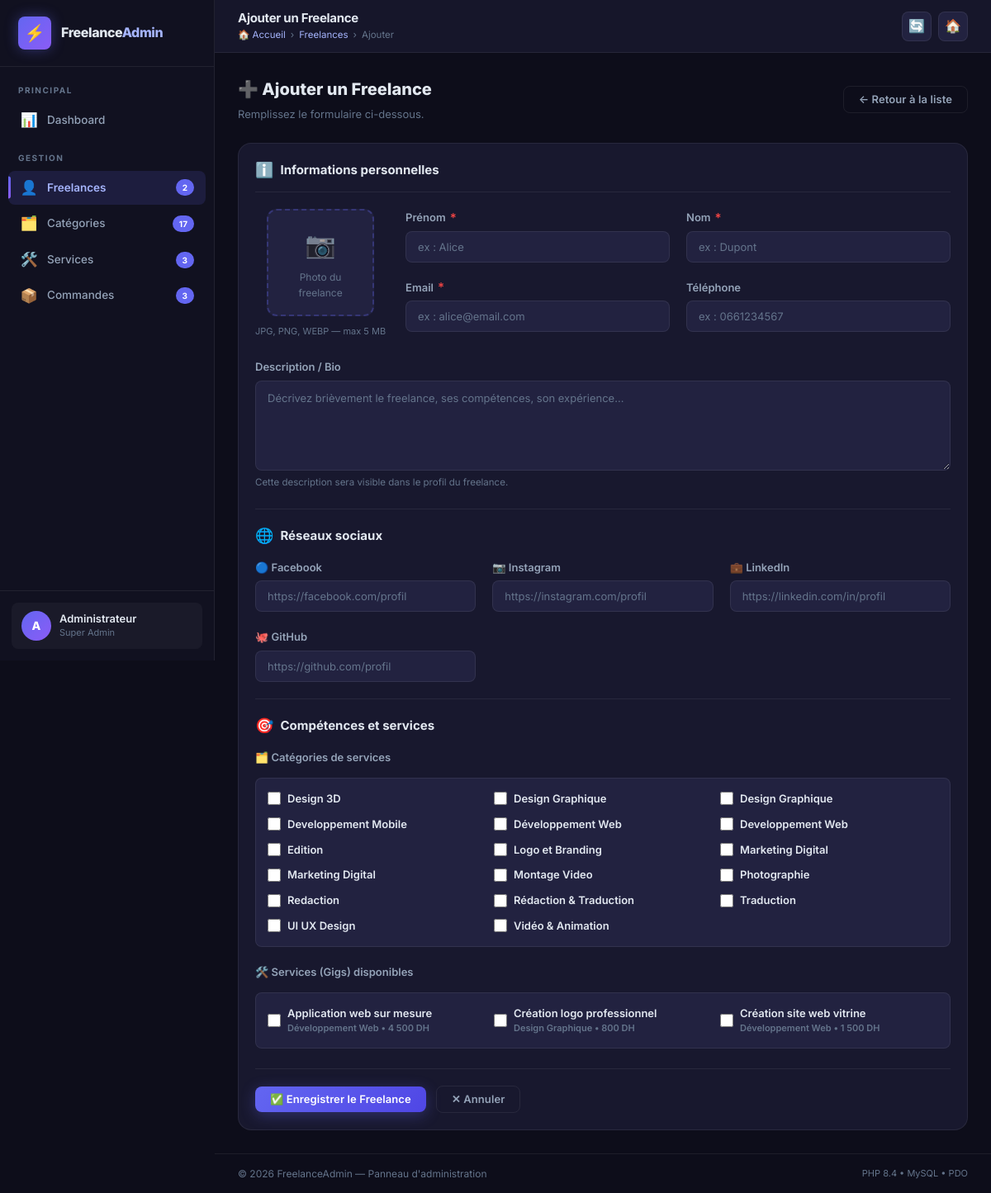
Page /réalisastion/admin/freelances/ajouter.php on the committed database.
### tables this page shows
CREATE TABLE service (
    id_service INT AUTO_INCREMENT PRIMARY KEY,
    titre VARCHAR(150) NOT NULL,
    description TEXT NOT NULL,
    prix DECIMAL(10,2) NOT NULL,
    image_service VARCHAR(255),
    id_freelance INT NOT NULL,
    id_categorie INT NOT NULL,

    CONSTRAINT fk_service_freelance
        FOREIGN KEY (id_freelance)
        REFERENCES freelance(id_freelance)
        ON DELETE CASCADE
        ON UPDATE CASCADE,

    CONSTRAINT fk_service_categorie
        FOREIGN KEY (id_categorie)
        REFERENCES categorie_service(id_categorie)
        ON DELETE RESTRICT
        ON UPDATE CASCADE
);

CREATE TABLE categorie_service (
    id_categorie INT AUTO_INCREMENT PRIMARY KEY,
    nom VARCHAR(100) NOT NULL,
    description TEXT
);

### réalisastion/admin/freelances/ajouter.php (the view, shortened to what this page needs)
<?php
$pageTitle  = 'Ajouter un Freelance';
$activePage = 'freelances';
$breadcrumb = [
    ['label' => 'Freelances', 'url' => BASE_URL . '/admin/freelances/index.php'],
    ['label' => 'Ajouter']
];
$pdo    = getDB();
$old    = [];
$allCategories = $pdo->query("SELECT * FROM categorie_service ORDER BY nom ASC")->fetchAll();
$allServices   = $pdo->query("SELECT s.*, c.nom AS nom_categorie FROM service s LEFT JOIN categorie_service c ON s.id_categorie = c.id_categorie ORDER BY s.titre ASC")->fetchAll();
$selectedCategories = array_map('intval', $_POST['categories'] ?? []);
$selectedServices   = array_map('intval', $_POST['services']   ?? []);
require_once __DIR__ . '/../../includes/header.php';
?>
<div style="display:flex;align-items:center;justify-content:space-between;margin-bottom:24px;">
    <div>
        <h1 style="font-size:20px;font-weight:800;margin-bottom:4px;">➕ Ajouter un Freelance</h1>
        <p style="color:var(--text-muted);font-size:13px;">Remplissez le formulaire ci-dessous.</p>
    </div>
    <a href="<?= BASE_URL ?>/admin/freelances/index.php" class="btn btn-outline">← Retour à la liste</a>
</div>
<form method="POST" enctype="multipart/form-data" novalidate id="form-ajouter-freelance">
<div class="card">
    <div class="card-header">
        <h2 class="card-title"><span class="card-icon">ℹ️</span> Informations personnelles</h2>
    </div>
    <div style="display:flex;gap:24px;align-items:flex-start;margin-bottom:24px;flex-wrap:wrap;">
        <div style="display:flex;flex-direction:column;align-items:center;gap:10px;">
            <div class="image-preview-box" id="preview-image"
                 onclick="document.getElementById('image').click()"
                 title="Cliquez pour choisir une photo">
                <div class="preview-placeholder">
                    <span class="preview-icon">📷</span>
                    Photo du<br>freelance
                </div>
            </div>
            <span style="font-size:11px;color:var(--text-muted);">JPG, PNG, WEBP — max 5 MB</span>
        </div>
        <div class="form-grid" style="flex:1;">
            <div class="form-group">
                <label for="prenom">Prénom <span class="required">*</span></label>
                <input type="text" name="prenom" id="prenom"
                       placeholder="ex : Alice"
                       value="<?= htmlspecialchars($old['prenom'] ?? '') ?>"
                       required>
            </div>
            <div class="form-group">
                <label for="nom">Nom <span class="required">*</span></label>
                <input type="text" name="nom" id="nom"
                       placeholder="ex : Dupont"
                       value="<?= htmlspecialchars($old['nom'] ?? '') ?>"
                       required>
            </div>
            <div class="form-group">
                <label for="email">Email <span class="required">*</span></label>
                <input type="email" name="email" id="email"
                       placeholder="ex : alice@email.com"
                       value="<?= htmlspecialchars($old['email'] ?? '') ?>"
                       required>
            </div>
            <div class="form-group">
                <label for="telephone">Téléphone</label>
                <input type="tel" name="telephone" id="telephone"
                       placeholder="ex : 0661234567"
                       value="<?= htmlspecialchars($old['telephone'] ?? '') ?>">
            </div>
        </div>
    </div>
    <div class="form-group" style="margin-bottom:24px;">
        <label for="description">Description / Bio</label>
        <textarea name="description" id="description"
                  placeholder="Décrivez brièvement le freelance, ses compétences, son expérience..."
                  rows="4"><?= htmlspecialchars($old['description'] ?? '') ?></textarea>
        <span class="form-hint">Cette description sera visible dans le profil du freelance.</span>
    </div>
    <div class="divider"></div>
    <div class="card-header" style="border:none;padding-bottom:0;margin-bottom:16px;">
        <h2 class="card-title"><span class="card-icon">🌐</span> Réseaux sociaux</h2>
    </div>
    <div class="form-grid">
        <div class="form-group">
            <label for="facebook">🔵 Facebook</label>
            <input type="url" name="facebook" id="facebook"
                   placeholder="https://facebook.com/profil"
                   value="<?= htmlspecialchars($old['facebook'] ?? '') ?>">
        </div>
        <div class="form-group">
            <label for="instagram">📷 Instagram</label>
            <input type="url" name="instagram" id="instagram"
                   placeholder="https://instagram.com/profil"
                   value="<?= htmlspecialchars($old['instagram'] ?? '') ?>">
        </div>
        <div class="form-group">
            <label for="linkedin">💼 LinkedIn</label>
            <input type="url" name="linkedin" id="linkedin"
                   placeholder="https://linkedin.com/in/profil"
                   value="<?= htmlspecialchars($old['linkedin'] ?? '') ?>">
        </div>
        <div class="form-group">
            <label for="github">🐙 GitHub</label>
            <input type="url" name="github" id="github"
                   placeholder="https://github.com/profil"
                   value="<?= htmlspecialchars($old['github'] ?? '') ?>">
        </div>
    </div>
    <div class="divider"></div>
    <div class="card-header" style="border:none;padding-bottom:0;margin-bottom:16px;">
        <h2 class="card-title"><span class="card-icon">🎯</span> Compétences et services</h2>
    </div>
    <div class="form-group" style="margin-bottom:20px;">
        <label style="font-weight:600;margin-bottom:8px;display:block;">🗂️ Catégories de services</label>
        <?php if (empty($allCategories)): ?>
            <p style="font-size:12px;color:var(--text-muted);">Aucune catégorie enregistrée.</p>
        <?php else: ?>
            <div style="display:grid;grid-template-columns:repeat(auto-fill, minmax(220px, 1fr));gap:10px;background:var(--bg-input);padding:14px;border-radius:8px;border:1px solid var(--border);">
                <?php foreach ($allCategories as $cat): ?>
                <?php $checked = in_array((int)$cat['id_categorie'], $selectedCategories, true) ? 'checked' : ''; ?>
                <label style="display:flex;align-items:center;gap:8px;font-size:13px;cursor:pointer;color:var(--text-primary);">
                    <input type="checkbox" name="categories[]" value="<?= $cat['id_categorie'] ?>" <?= $checked ?>>
                    <span><?= htmlspecialchars($cat['nom']) ?></span>
                </label>
                <?php endforeach; ?>
            </div>
        <?php endif; ?>
    </div>
    <div class="form-group" style="margin-bottom:24px;">
        <label style="font-weight:600;margin-bottom:8px;display:block;">🛠️ Services (Gigs) disponibles</label>
        <?php if (empty($allServices)): ?>
            <p style="font-size:12px;color:var(--text-muted);">Aucun service disponible.</p>
        <?php else: ?>
            <div style="display:grid;grid-template-columns:repeat(auto-fill, minmax(260px, 1fr));gap:10px;background:var(--bg-input);padding:14px;border-radius:8px;border:1px solid var(--border);">
                <?php foreach ($allServices as $srv): ?>
                <?php $checked = in_array((int)$srv['id_service'], $selectedServices, true) ? 'checked' : ''; ?>
                <label style="display:flex;align-items:center;gap:8px;font-size:13px;cursor:pointer;color:var(--text-primary);">
                    <input type="checkbox" name="services[]" value="<?= $srv['id_service'] ?>" <?= $checked ?>>
                    <div style="min-width:0;flex:1;">
                        <div style="font-weight:600;white-space:nowrap;overflow:hidden;text-overflow:ellipsis;">
                            <?= htmlspecialchars($srv['titre']) ?>
                        </div>
                        <div style="font-size:11px;color:var(--text-muted);">
                            <?= htmlspecialchars($srv['nom_categorie'] ?? 'Général') ?> &bull; <?= number_format((float)$srv['prix'], 0, ',', ' ') ?> DH
                        </div>
                    </div>
                </label>
                <?php endforeach; ?>
            </div>
        <?php endif; ?>
    </div>
    <div class="form-actions">
        <button type="submit" class="btn btn-primary" id="btn-submit-freelance">
            ✅ Enregistrer le Freelance
        </button>
        <a href="<?= BASE_URL ?>/admin/freelances/index.php" class="btn btn-outline">
            ✕ Annuler
        </a>
    </div>
</div>
</form>
<?php require_once __DIR__ . '/../../includes/footer.php'; ?>

### réalisastion/includes/header.php (shortened to what this page needs)
<?php
$pageTitle  = $pageTitle  ?? 'Admin Panel';
$activePage = $activePage ?? 'dashboard';
$breadcrumb = $breadcrumb ?? [];
$pdo   = getDB();
$stats = ['freelances' => 0, 'categories' => 0, 'services' => 0, 'commandes' => 0];
try {
    $stats['freelances']  = (int)$pdo->query("SELECT COUNT(*) FROM freelance")->fetchColumn();
    $stats['categories']  = (int)$pdo->query("SELECT COUNT(*) FROM categorie_service")->fetchColumn();
    $stats['services']    = (int)$pdo->query("SELECT COUNT(*) FROM service")->fetchColumn();
    $stats['commandes']   = (int)$pdo->query("SELECT COUNT(*) FROM commande")->fetchColumn();
} catch (PDOException $e) {
}
$B = BASE_URL;
?>
<!DOCTYPE html>
<html lang="fr">
<head>
    <link rel="stylesheet" href="<?= $B ?>/assets/css/admin.css">
</head>
<body>
<div class="admin-layout">
    <aside class="sidebar" id="sidebar">
        <a href="<?= $B ?>/admin/index.php" class="sidebar-logo">
            <div class="logo-icon">⚡</div>
            <div class="logo-text">Freelance<span>Admin</span></div>
        </a>
        <nav class="sidebar-nav">
            <span class="nav-label">Principal</span>
            <a href="<?= $B ?>/admin/index.php"
               class="nav-link <?= $activePage === 'dashboard' ? 'active' : '' ?>"
               id="nav-dashboard">
                <span class="nav-icon">📊</span>
                <span>Dashboard</span>
            </a>
            <span class="nav-label">Gestion</span>
            <a href="<?= $B ?>/admin/freelances/index.php"
               class="nav-link <?= $activePage === 'freelances' ? 'active' : '' ?>"
               id="nav-freelances">
                <span class="nav-icon">👤</span>
                <span>Freelances</span>
                <?php if ($stats['freelances'] > 0): ?>
                <span class="nav-badge"><?= $stats['freelances'] ?></span>
                <?php endif; ?>
            </a>
            <a href="<?= $B ?>/admin/categories/index.php"
               class="nav-link <?= $activePage === 'categories' ? 'active' : '' ?>"
               id="nav-categories">
                <span class="nav-icon">🗂️</span>
                <span>Catégories</span>
                <?php if ($stats['categories'] > 0): ?>
                <span class="nav-badge"><?= $stats['categories'] ?></span>
                <?php endif; ?>
            </a>
            <a href="<?= $B ?>/admin/services/index.php"
               class="nav-link <?= $activePage === 'services' ? 'active' : '' ?>"
               id="nav-services">
                <span class="nav-icon">🛠️</span>
                <span>Services</span>
                <?php if ($stats['services'] > 0): ?>
                <span class="nav-badge"><?= $stats['services'] ?></span>
                <?php endif; ?>
            </a>
            <a href="<?= $B ?>/admin/commandes/index.php"
               class="nav-link <?= $activePage === 'commandes' ? 'active' : '' ?>"
               id="nav-commandes">
                <span class="nav-icon">📦</span>
                <span>Commandes</span>
                <?php if ($stats['commandes'] > 0): ?>
                <span class="nav-badge"><?= $stats['commandes'] ?></span>
                <?php endif; ?>
            </a>
        </nav>
        <div class="sidebar-footer">
            <div class="sidebar-user">
                <div class="user-avatar">A</div>
                <div class="user-info">
                    <div class="user-name">Administrateur</div>
                    <div class="user-role">Super Admin</div>
                </div>
            </div>
        </div>
    </aside>
    <div class="main-content">
        <header class="topbar">
            <div style="display:flex;align-items:center;">
                <div class="topbar-left">
                    <div class="page-title"><?= htmlspecialchars($pageTitle) ?></div>
                    <?php if (!empty($breadcrumb)): ?>
                    <nav class="breadcrumb" aria-label="Fil d'Ariane">
                        <a href="<?= $B ?>/admin/index.php">🏠 Accueil</a>
                        <?php foreach ($breadcrumb as $crumb): ?>
                            <span>›</span>
                            <?php if (!empty($crumb['url'])): ?>
                                <a href="<?= htmlspecialchars($crumb['url']) ?>"><?= htmlspecialchars($crumb['label']) ?></a>
                            <?php else: ?>
                                <span><?= htmlspecialchars($crumb['label']) ?></span>
                            <?php endif; ?>
                        <?php endforeach; ?>
                    </nav>
                    <?php endif; ?>
                </div>
            </div>
            <div class="topbar-right">
                <div class="topbar-btn" title="Rafraîchir" onclick="location.reload()">🔄</div>
                <div class="topbar-btn" title="Accueil" onclick="location.href='<?= $B ?>/admin/index.php'">🏠</div>
            </div>
        </header>
        <main class="page-wrapper">

### rows in the picture
service: id_service "3", titre "Création logo professionnel", id_categorie.nom "Design Graphique", prix "800"
categorie_service: nom "Design 3D"
categorie_service: nom "Design Graphique"
categorie_service: nom "Design Graphique"
categorie_service: nom "Developpement Mobile"
categorie_service: nom "Développement Web"
categorie_service: nom "Developpement Web"
categorie_service: nom "Edition"
categorie_service: nom "Logo et Branding"
categorie_service: nom "Marketing Digital"
categorie_service: nom "Marketing Digital"
categorie_service: nom "Montage Video"
categorie_service: nom "Photographie"
categorie_service: nom "Redaction"
categorie_service: nom "Rédaction & Traduction"
categorie_service: nom "Traduction"
categorie_service: nom "UI UX Design"
categorie_service: nom "Vidéo & Animation"
service: titre "Application web sur mesure", id_categorie.nom "Développement Web", prix "4 500"
service: titre "Création site web vitrine", id_categorie.nom "Développement Web", prix "1 500"

### other values in the picture
$stats['freelances'] "2"
$stats['categories'] "17"
$pageTitle "Ajouter un Freelance"
$crumb['label'] "Freelances"
$crumb['label'] "Ajouter"
PHP_MAJOR_VERSION "8"
PHP_MINOR_VERSION "4"
